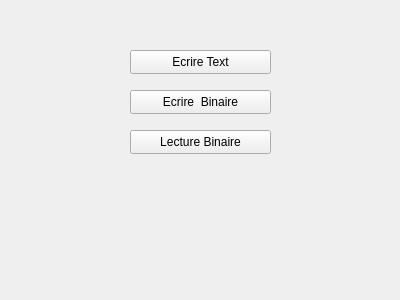
<?xml version="1.0" encoding="UTF-8"?>
<ui version="4.0">
 <class>Intro</class>
 <widget class="QWidget" name="Intro">
  <property name="geometry">
   <rect>
    <x>0</x>
    <y>0</y>
    <width>400</width>
    <height>300</height>
   </rect>
  </property>
  <property name="windowTitle">
   <string>Intro</string>
  </property>
  <widget class="QPushButton" name="pushButton">
   <property name="geometry">
    <rect>
     <x>130</x>
     <y>50</y>
     <width>141</width>
     <height>24</height>
    </rect>
   </property>
   <property name="text">
    <string>Ecrire Text</string>
   </property>
  </widget>
  <widget class="QPushButton" name="pushButton_2">
   <property name="geometry">
    <rect>
     <x>130</x>
     <y>90</y>
     <width>141</width>
     <height>24</height>
    </rect>
   </property>
   <property name="text">
    <string>Ecrire  Binaire</string>
   </property>
  </widget>
  <widget class="QPushButton" name="pushButton_3">
   <property name="geometry">
    <rect>
     <x>130</x>
     <y>130</y>
     <width>141</width>
     <height>24</height>
    </rect>
   </property>
   <property name="text">
    <string>Lecture Binaire</string>
   </property>
  </widget>
 </widget>
 <layoutdefault spacing="6" margin="11"/>
 <resources/>
 <connections/>
</ui>
